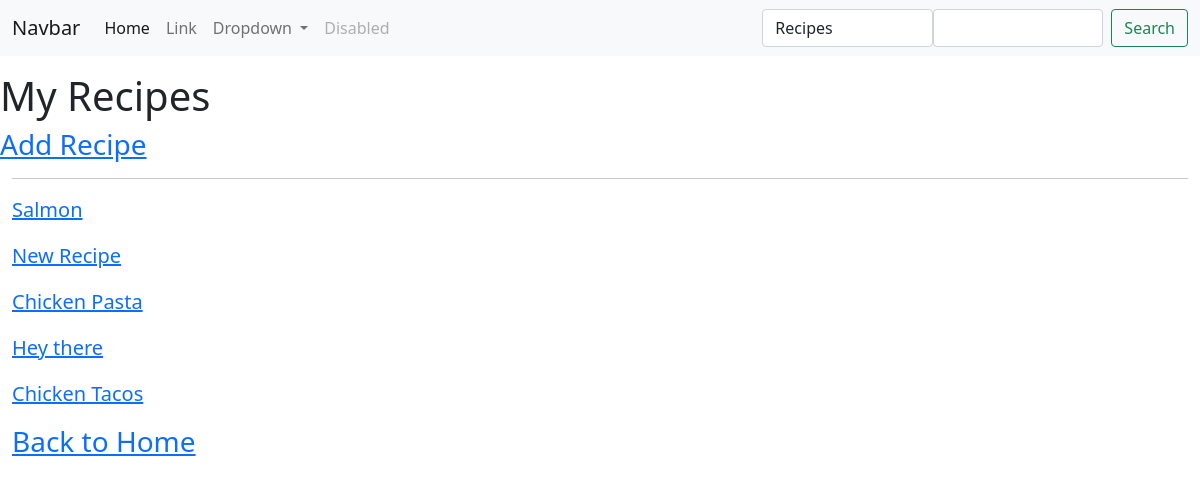
/pantry/recipes/ (signed in), run on the app's committed database.
### recipes/models.py (models this page shows, shortened)
class Recipe(models.Model):
    user = models.ForeignKey(settings.AUTH_USER_MODEL, on_delete=models.CASCADE)
    name = models.CharField(max_length=220)
    description = models.TextField(blank=True, null=True)
    directions = models.TextField(blank=True, null=True)
    timestamp = models.DateTimeField(auto_now_add=True)
    updated = models.DateTimeField(auto_now=True)
    active = models.BooleanField(default=True)
    objects = RecipeManager()
    def get_absolute_url(self):
        return reverse('recipes:detail', kwargs={'id':self.id})

### recipes/views.py (the view)
# urls.py: path('', recipe_list_view, name='list'),
@login_required
def recipe_list_view(request):
    qs = Recipe.objects.filter(user=request.user)
    context = {
        'object_list':qs
    }
    return render(request, 'recipes/list.html', context=context)

### recipes/models.py (called while the page is built)
    def get_queryset(self):
        return RecipeQuerySet(self.model, using=self._db)

### Templates/Recipes/list.html (shortened to what this page needs)
{% extends 'Base.html' %}
{% block title %}
<h1>My Recipes</h1>
<h3><a href='{% url "recipes:create" %}'>Add Recipe</a></h3>
{% endblock title %}
{% block content %}
<hr/>
<p>{% for x in object_list %}
<div class="mb-3">
    <a class='lead' href='{{ x.get_absolute_url }}'>{{ x.name }}</a>
</div>
{% endfor %}
</p>
<h3><a href='../../'>Back to Home</a></h3>
{% endblock content %}

### data on the page
Recipe: name "Salmon"
Recipe: name "New Recipe"
Recipe: name "Chicken Pasta"
Recipe: name "Hey there"
Recipe: name "Chicken Tacos"
